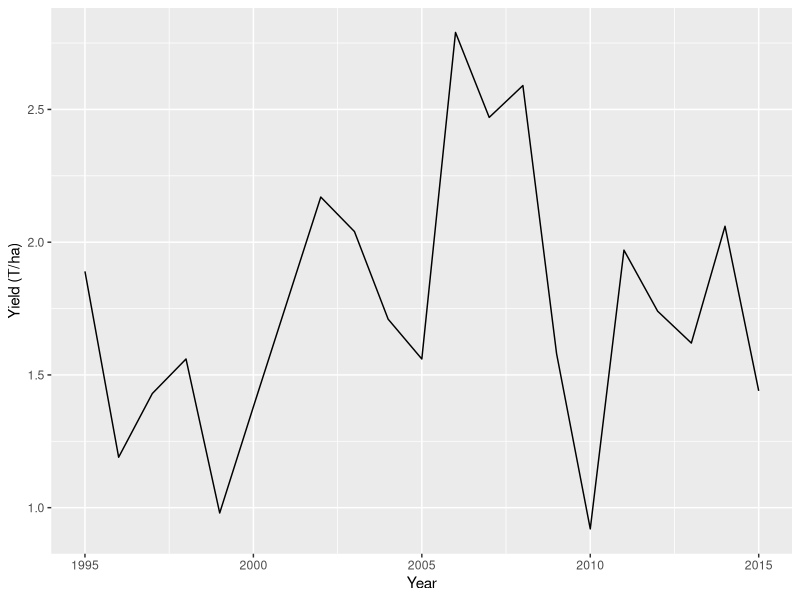

Source code (R): (Note: this script raises an error after producing the figure.)
#---------------------------------------------- Preparing the data -------------------------------------------
#packages to be used
library(dplyr)
library(ggplot2)

#import rainfall data
weather_data <- read.csv("./data/weather_data.csv", header = TRUE)

#import yield data
yield_data <- read.csv("./data/yield_data.csv", header = TRUE)

#replace negative values (missing or questionable data) with 0
weather_data$rain[weather_data$rain < 0] <- 0

#create rainfall table with dates
rainfall_mm <- weather_data %>%
  mutate(rainfall_mm = rain * 25.4) %>%
  select(year, rainfall_mm)

#create a date value column
rainfall_mm$date <- as.Date(with(weather_data, paste(year, month, day, sep="-")), "%Y-%m-%d" )

#transform dates into values
yield_data$plant_date <- as.Date(yield_data$plant_date, "%m/%d/%Y")
yield_data$harvest_date <- as.Date(yield_data$harvest_date, "%m/%d/%Y")

#convert bu/ac into T/ha
yld_t_ha <- yield_data %>%
  mutate(yield_t_ha = round((yield * .0673), 2)) %>%
  select(year, plant_date,harvest_date, yield_t_ha)

# merging raifall and yield data
master_data <- merge(yld_t_ha,rainfall_mm, by ="year")

# calculating season rainfall
master_datav2 <- master_data %>%
  group_by(date >= plant_date & date <= harvest_date) %>%
  mutate(season_rainfall_mm = sum(rainfall_mm)) %>%
  select(year, plant_date, harvest_date, season_rainfall_mm, yield_t_ha)

#---------------------------------------------- Analyzing the data -------------------------------------------
#plot yield data over years
ggplot(master_data, aes(x = year, y = yield_t_ha)) + geom_line() + xlab("Year") + ylab("Yield (T/ha)" )

#plot rainfall data over years
ggplot(master_data, aes(x = year, y = yearly_rain_mm)) + geom_line() + xlab("Year") + ylab("Rainfall (mm)")